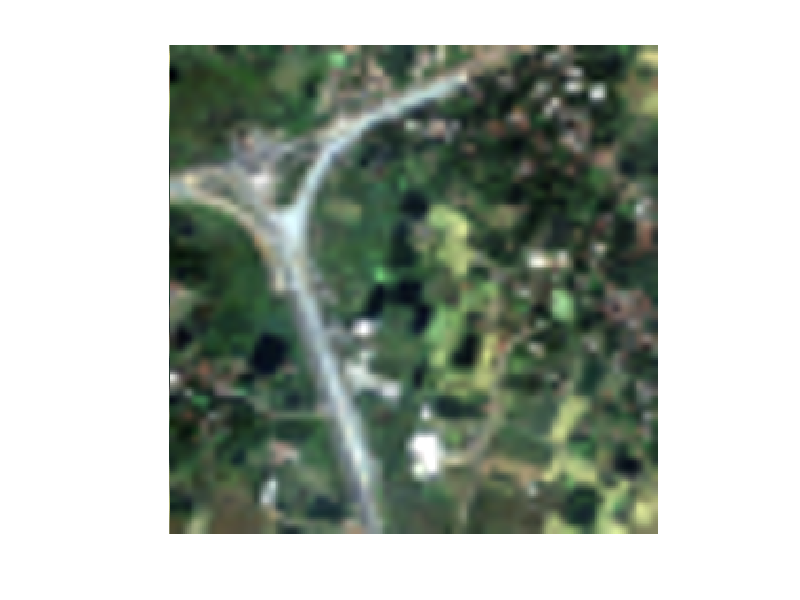
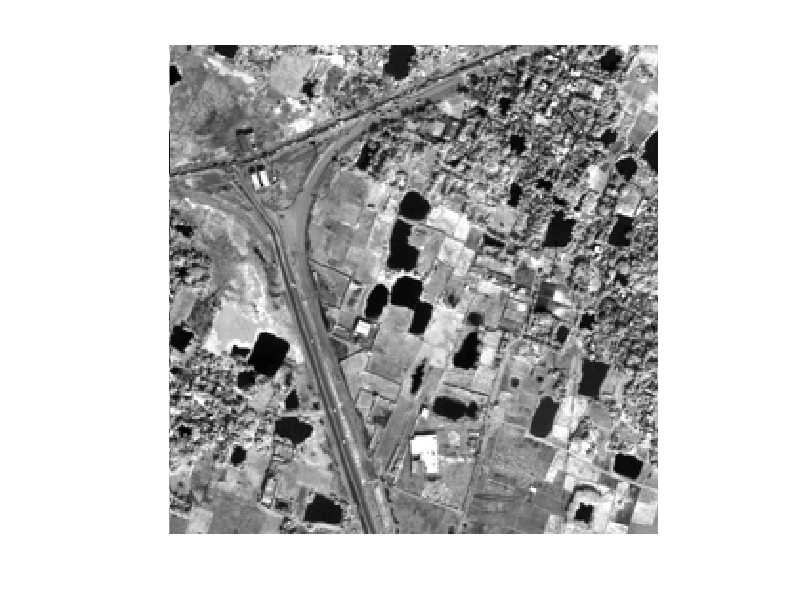

The MATLAB source for these figures, in order: (Note: this script raises an error after producing the figures.)
clc
clear
close all
%%%%%%%%%%%%%%%%%%%%%%%%%%%%%%%%%%%%%%%%%%%%%%%%%%%%%%%%%%%%%%%%%%%%%%%%%%%
%%  Description 
%   This code is the MATLAB code for applying the fractional-order
%   differentatioan in multispectral image fusion. (FDIF)
%%  Reference
%   [1] S. Rahmani, M. Strait, D. Merkurjev, M. Moeller, and T. Wittman,
%       "An adaptive IHS Pan-sharpening method," IEEE Geosci. Remote Sens.
%       Lett., vol. 7, no. 4, pp. 746-750, Oct. 2010.
%   [2] A. Azarang and H. Ghassemian, "Application of fractional-order differentiation
%       in multispectral image fusion," Remote Sens. Lett., vol. 9, no. 1,
%       pp. 91-100, Jan. 2018.
%%%%%%%%%%%%%%%%%%%%%%%%%%%%%%%%%%%%%%%%%%%%%%%%%%%%%%%%%%%%%%%%%%%%%%%%%%%
%% Loading the dataset

addpath QuickBird_Data   %% Dataset path
load  PAN;               %% loading the MS image
load   MS;                %% Loading the PAN image

%% Make the PAN and MS data ready for the processing

MSWV_db  = double(MS);
PANWV_db = double(PAN);
MS_ORG   = double(MS);

%% Resizing, Upsampling the MS data to the size of PAN

MSWV_US  = imresize(MSWV_db,  1/4, 'bicubic');
MSWV_US  = imresize(MSWV_US,  4,   'bicubic');
MSWV_DG  = MSWV_US;
PANWV_DS = imresize(PANWV_db, 1/4, 'bicubic');
PANWV_US = imresize(PANWV_DS, 4,   'bicubic');

figure, imshow(uint8(MSWV_DG(:,:,1:3)),'Border','tight')
figure, imshow(uint8(PANWV_DS),'Border','tight')

%% Data Normialization

for i=1:size(MSWV_US,3)
    bandCoeffs(i)      = max(max(MSWV_US(:,:,i)));
    MSWV_US(:,:,i)     = MSWV_US(:,:,i)/bandCoeffs(i);
end

P = PANWV_DS;
panCoeff = max(max(P));
P = P/panCoeff;

%% Primitive detail map

W  =  impGradDes(MSWV_US, P);
I  =  W(1).*MSWV_US(:,:,1)+W(2).*MSWV_US(:,:,2)+W(3).*MSWV_US(:,:,3)+W(4).*MSWV_US(:,:,4);  %% Optimal weights using AIHS
P  =  (P - mean(P(:)))*std(I(:))/std(P(:)) + mean(I(:));                                    %% Histogram matching

%% Proposed framework

refined_map = FractionalDiff(P-I);
Fused_FDIF(:,:,1) = MSWV_US(:,:,1) + (refined_map);
Fused_FDIF(:,:,2) = MSWV_US(:,:,2) + (refined_map);
Fused_FDIF(:,:,3) = MSWV_US(:,:,3) + (refined_map);
Fused_FDIF(:,:,4) = MSWV_US(:,:,4) + (refined_map);

%% Denormalization
for i=1:size(Fused_FDIF, 3)
    Fused_FDIF(:,:,i)  = Fused_FDIF(:,:,i)*bandCoeffs(i);
end


%% Showing the fusion result
figure, imshow(uint8(Fused_FDIF(:,:,1:3)),'Border','tight')
%% Objective assessment of FDIF
addpath Objective_Evaluation
Methods = {'FDIF'};
ERGAS = ERGAS(MS_ORG,Fused_FDIF, 4);
SAM   = SAM(MS_ORG,Fused_FDIF);
RASE  = RASE(MS_ORG,Fused_FDIF);
RMSE  = RMSE(MS_ORG,Fused_FDIF);
UIQI  = uqi(MS_ORG,Fused_FDIF);
CC    = CC(MS_ORG,Fused_FDIF);
T = table(ERGAS, SAM, RASE, RMSE, UIQI, CC, 'RowNames', Methods)

% End of Code
%%%%%%%%%%%%%%%%%%%%%%%%%%%%%%%%%%%%%%%%%%%%%%%%%%%%%%%%%%%%%%%%%%%%%%%%%%%
